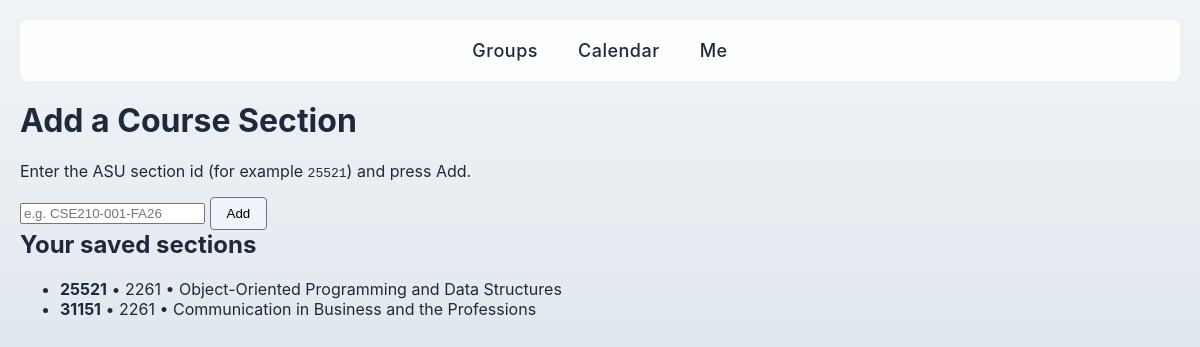
Page /me (signed in) on the committed database.
### models.py (models this page shows)
class CourseSection(db.Model):
    __tablename__ = "course_sections"
    id = db.Column(db.Integer, primary_key=True, autoincrement=True)
    course_id = db.Column(db.Integer, db.ForeignKey("courses.id", ondelete="CASCADE"), nullable=False)
    asu_section_id = db.Column(db.Integer, nullable=False, unique=True)
    term = db.Column(db.String(20), nullable=False)
    location = db.Column(db.String(25), nullable=False)
    days_of_week = db.Column(db.String(10), nullable=True)
    start_time = db.Column(db.Time, nullable=True)
    end_time = db.Column(db.Time, nullable=True)
    start_date = db.Column(db.Date, nullable=False)
    end_date = db.Column(db.Date, nullable=False)
    course = db.relationship("Course", back_populates="sections")
    enrolled_users = db.relationship("UserCourse", back_populates="section", cascade="all, delete-orphan")

class Course(db.Model):
    __tablename__ = "courses"
    id = db.Column(db.Integer, primary_key=True, autoincrement=True)
    asu_course_id = db.Column(db.String(7), nullable=False)
    title = db.Column(db.String(100), nullable=False)
    sections = db.relationship("CourseSection", back_populates="course", cascade="all, delete-orphan")

### app.py (the view, shortened to what this page needs)
@app.route('/me', methods=['GET', 'POST'])
@login_required
def me():
    user_sections = (
        models.UserCourse.query
        .filter_by(user_id=current_user.id)
        .join(models.CourseSection)
        .all()
    )
    sections = [uc.section for uc in user_sections]
    return render_template(
        "me.html",
        sections=sections
    )

### app.py (called while the page is built)
@login_manager.user_loader
def load_user(user_id):
    return models.User.query.get(int(user_id))

### templates/me.html (shortened to what this page needs)
{% extends "base.html" %}
{% block content %}
<h1>Add a Course Section</h1>
<p>Enter the ASU section id (for example <code>25521</code>) and press Add.</p>
<form method="post" action="{{ url_for('me') }}">
<input id="asu_section_id" name="asu_section_id" type="text" placeholder="e.g. CSE210-001-FA26" required />
<button type="submit">Add</button>
</form>
<section>
<h2>Your saved sections</h2>
{% if sections %}
    <ul>
    {% for s in sections %}
        <li>
        <strong>{{ s.asu_section_id if s.asu_section_id is defined else s.get('asu_section_id') }}</strong>
        <span class="meta">
            {% if s.term is defined and s.term %} • {{ s.term }}{% endif %}
            {% if s.course is defined and s.course.title %} • {{ s.course.title }}{% endif %}
        </span>
        </li>
    {% endfor %}
    </ul>
{% else %}
    <p class="empty">You haven't added any sections yet.</p>
{% endif %}
</section>
{% endblock %}

### static/css/shared.css (style rules this page uses)
:root { --bg: #f0f4f8; --muted: #64748b; --text-color: #1e293b; }
body { font-family: Inter, ui-sans-serif, system-ui, -apple-system, "Segoe UI", Roboto, "Helvetica Neue", Arial; background: linear-gradient(180deg, var(--bg) 0%, #e1e8ed 100%); color: var(--text-color); margin: 0; padding: 20px; }
button, input[type="submit"] { padding: 8px 16px; background: var(--bg); border: 1px solid var(--muted); border-radius: 4px; cursor: pointer; }
h1, h2 { margin-top: 0; }

### rows in the picture
CourseSection: asu_section "25521", term "2261", course "Object-Oriented Programming and Data Structures"
CourseSection: asu_section "31151", term "2261", course "Communication in Business and the Professions"
